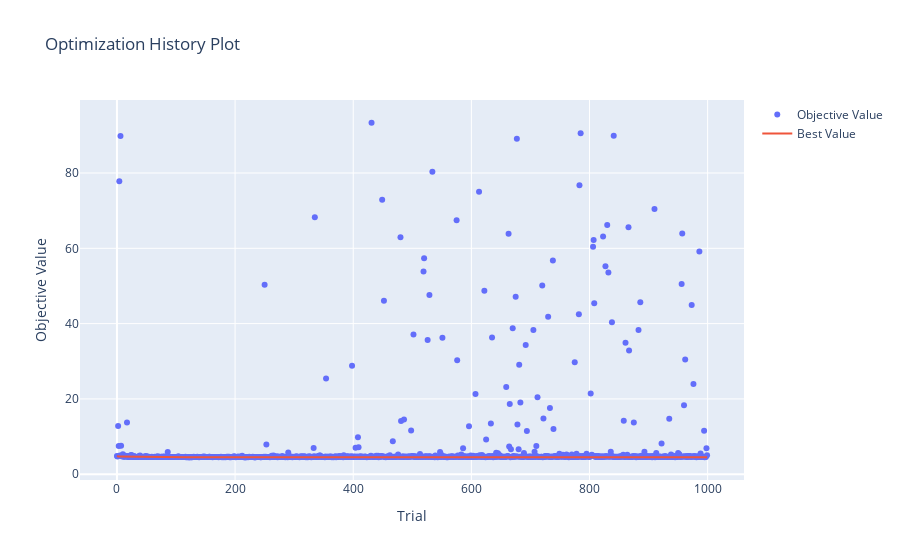

Notebook cell for this chart:
### Code cell
if os.path.exists('data/reg_xgb_study.pkl'):
    reg_xgb_study = joblib.load('data/reg_xgb_study.pkl')

print(f'best rmse : {reg_xgb_study.best_trial.value}\nbest params : {reg_xgb_study.best_trial.params}')
optuna.visualization.plot_optimization_history(reg_xgb_study)

### Figure 1 — Plotly figure (JSON) as saved in the notebook; plotly's stock layout.template omitted (floating-point values rounded to 4 significant figures; data arrays with more than 128 entries replaced by an {"elided": "..."} marker saying what was removed)
{"data": [{"mode": "markers", "name": "Objective Value", "type": "scatter", "x": {"elided": "1000 int values"}, "y": {"elided": "1000 float values"}}, {"name": "Best Value", "type": "scatter", "x": {"elided": "1000 int values"}, "y": {"elided": "1000 float values"}}], "layout": {"title": {"text": "Optimization History Plot"}, "xaxis": {"title": {"text": "Trial"}}, "yaxis": {"title": {"text": "Objective Value"}}}}
